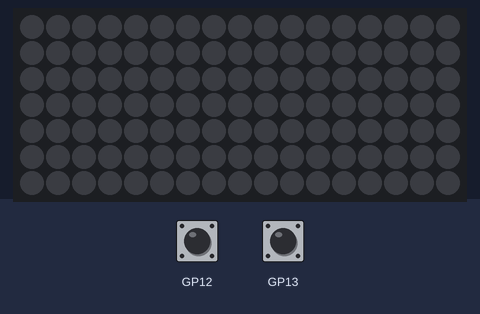
The program below on a simulated Raspberry Pi Pico running MicroPython. Parts: 17×7 RGB LED matrix. Inputs (shaded band) come from the test bench. Random numbers come from a fixed seed.

Above: at 1.2 s.
1.3 s: button A pressed for 1 s
At 3.4 s:
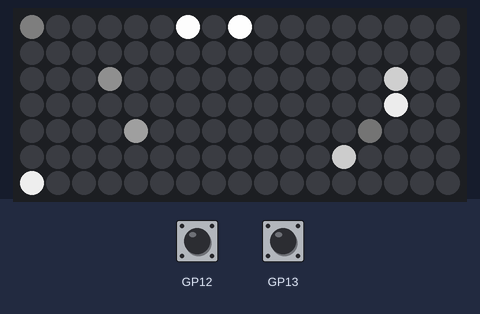
3.8 s: button A pressed for 0.15 s
5.4 s: button B pressed for 0.15 s
At 6.8 s:
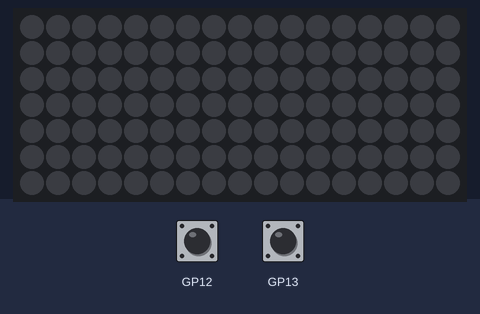
Timing chart, 0 to 8.4 s (numbered marks = the images above; inputs shaded):
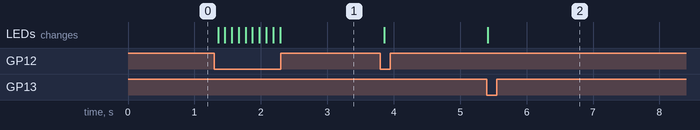

Measured:
- after the input at 1.3 s, the LEDs: first change after 0.06 s (image 1 shows a later state)
- after the input at 5.4 s, the LEDs: change at once (image 2)

The program:

Scroll_Random_LED.py
```python
import picoscroll
import random
import time

# Initialise the board
picoscroll.init()

#Get the width and height of the board
width = picoscroll.get_width()
height = picoscroll.get_height()

#Loop forever
while True:
  #If the A button is pressed light a random LED at a random brightness
  if(picoscroll.is_pressed(picoscroll.BUTTON_A) == True):
      randX = random.randint(0,width-1)
      randY = random.randint(0,height-1)
      randB = random.randint(0,255)
      picoscroll.set_pixel(randX, randY, randB)

  #If the B button ist pressed turn off all LEDs
  if(picoscroll.is_pressed(picoscroll.BUTTON_B) == True):
      picoscroll.clear()

  picoscroll.update()
  time.sleep(0.1)
  
```
